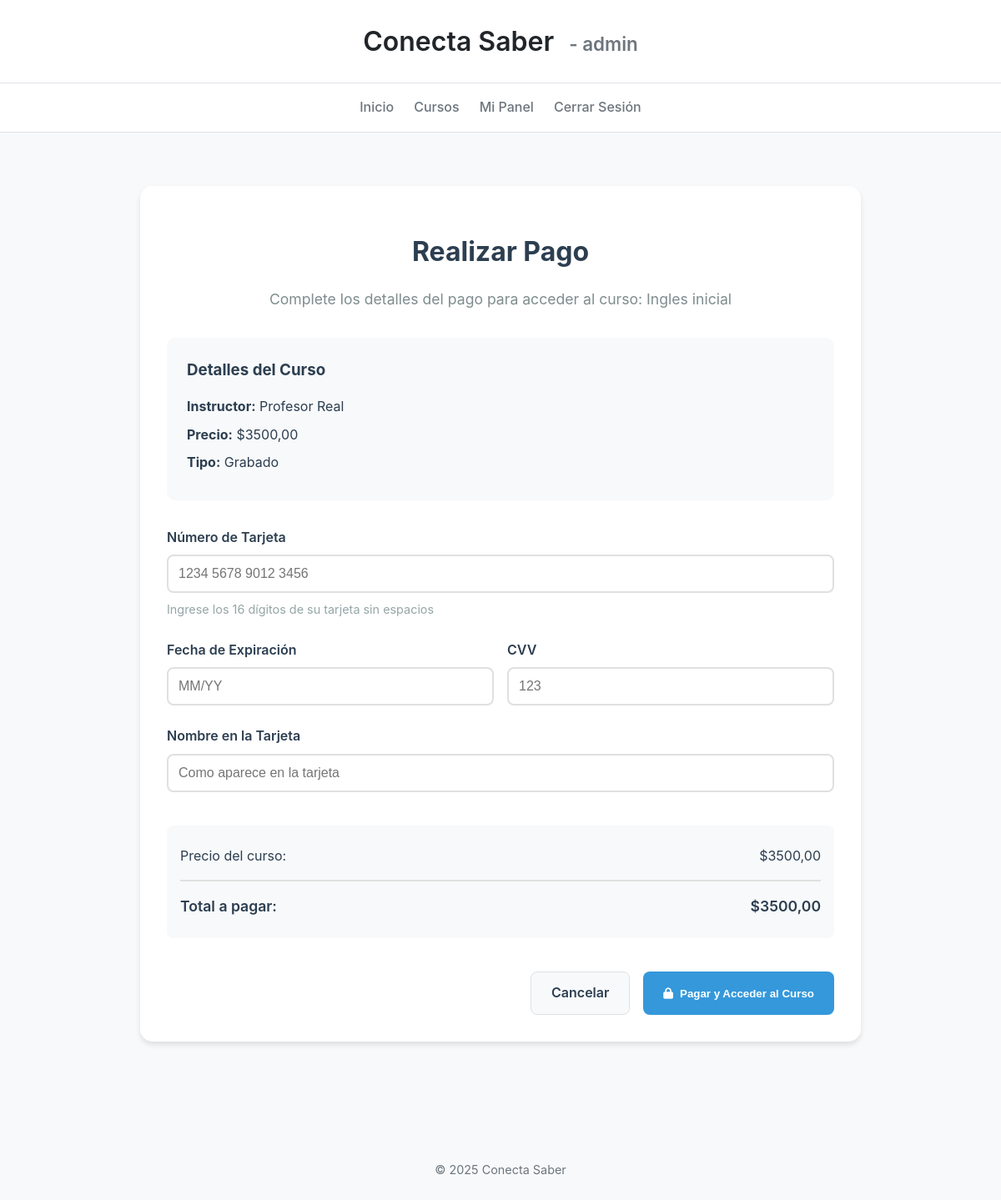
/cursos/5/pagar/ (signed in), run on the app's committed database.
### core/models.py (models this page shows, shortened)
class Usuario(AbstractUser):
    nombre_completo = models.CharField(max_length=100)
    es_estudiante = models.BooleanField(default=False)
    es_instructor = models.BooleanField(default=False)
    es_administrador = models.BooleanField(default=False)
    titulo_especialidad = models.CharField(max_length=100, blank=True, null=True, help_text="Título o especialidad del instructor (ej: 'Profesor de Historia', 'Ingeniero en Sistemas')")

class Curso(models.Model):
    instructor = models.ForeignKey(Usuario, on_delete=models.CASCADE, related_name='cursos')
    titulo = models.CharField(max_length=100)
    slug = models.SlugField(unique=True, blank=True)
    descripcion = models.TextField()
    precio = models.DecimalField(max_digits=10, decimal_places=2)
    tipo = models.CharField(
        max_length=20,
        choices=[('grabado', 'Grabado'), ('en vivo', 'En vivo')]
    )
    estado = models.CharField(
        max_length=20,
        choices=[('activo', 'Activo'), ('inactivo', 'Inactivo')],
        default='activo'
    )
    link_material = models.URLField(blank=True, null=True, help_text="Link opcional para material adicional del curso")
    archivo_pdf = models.FileField(upload_to='cursos/pdfs/', blank=True, null=True, help_text="Archivo PDF opcional para el curso")
    fecha_creacion = models.DateTimeField(auto_now_add=True)
    fecha_actualizacion = models.DateTimeField(auto_now=True)
    class Meta:
        ordering = ['-fecha_creacion']

### core/views.py (the view, shortened to what this page needs)
# urls.py: path('cursos/<int:pk>/pagar/', views.pagar_curso, name='pagar_curso'),
@login_required
def pagar_curso(request: HttpRequest, pk: int) -> HttpResponse:
    curso = get_object_or_404(Curso, pk=pk, estado='activo')
    usuario = cast(Usuario, request.user)
    if Compra.objects.filter(estudiante=usuario, curso=curso, estado_pago='validado').exists():
        messages.info(request, 'Ya tienes acceso a este curso.')
        return redirect('ver_contenido', pk=curso.pk)
    return render(request, 'core/pago_curso.html', {'curso': curso})

### core/templates/core/pago_curso.html (shortened to what this page needs)
{% extends "core/base.html" %}
{% block content %}
<div class="payment-container">
    <div class="payment-header">
        <h1>Realizar Pago</h1>
        <p>Complete los detalles del pago para acceder al curso: {{ curso.titulo }}</p>
    </div>
    <div class="course-summary">
        <div class="course-info">
            <h3>Detalles del Curso</h3>
            <p><strong>Instructor:</strong> {{ curso.instructor.nombre_completo }}</p>
            <p><strong>Precio:</strong> ${{ curso.precio }}</p>
            <p><strong>Tipo:</strong> {{ curso.get_tipo_display }}</p>
        </div>
    </div>
    <form method="post" class="payment-form">
        <div class="form-group">
            <label for="card_number">Número de Tarjeta</label>
            <input type="text" id="card_number" name="card_number" required
                   pattern="[0-9]{16}" maxlength="16" placeholder="1234 5678 9012 3456">
            <small class="help-text">Ingrese los 16 dígitos de su tarjeta sin espacios</small>
        </div>
        <div class="form-row">
            <div class="form-group half">
                <label for="expiry">Fecha de Expiración</label>
                <input type="text" id="expiry" name="expiry" required
                       pattern="(0[1-9]|1[0-2])\/([0-9]{2})" placeholder="MM/YY">
            </div>
            <div class="form-group half">
                <label for="cvv">CVV</label>
                <input type="text" id="cvv" name="cvv" required
                       pattern="[0-9]{3,4}" maxlength="4" placeholder="123">
            </div>
        </div>
        <div class="form-group">
            <label for="card_name">Nombre en la Tarjeta</label>
            <input type="text" id="card_name" name="card_name" required
                   placeholder="Como aparece en la tarjeta">
        </div>
        <div class="payment-summary">
            <div class="summary-row">
                <span>Precio del curso:</span>
                <span>${{ curso.precio }}</span>
            </div>
            <div class="summary-row total">
                <span>Total a pagar:</span>
                <span>${{ curso.precio }}</span>
            </div>
        </div>
        <div class="form-actions">
            <a href="{% url 'course_list' %}" class="btn-secondary">Cancelar</a>
            <button type="submit" class="btn-primary">
                <i class="fas fa-lock"></i>
                Pagar y Acceder al Curso
            </button>
        </div>
    </form>
</div>
{% endblock %}

### core/templates/core/base.html (shortened to what this page needs)
<!DOCTYPE html>
<html lang="es">
<head>
    <link rel="stylesheet" href="https://cdnjs.cloudflare.com/ajax/libs/font-awesome/6.0.0/css/all.min.css">
    {% load static %}
    <link rel="stylesheet" href="{% static 'core/css/buttons.css' %}">
    <link rel="stylesheet" href="{% static 'core/css/auth.css' %}">
    <link rel="stylesheet" href="{% static 'core/css/dashboard.css' %}">
</head>
<body>
    <header>
        <h1>
            <a href="{% url 'home' %}" style="text-decoration: none; color: inherit;">
                Conecta Saber
                {% if user.is_authenticated %}
                    <span style="font-size: 0.7em; color: var(--secondary-color); margin-left: 10px;">
                        - {{ user.username }}
                    </span>
                {% endif %}
            </a>
        </h1>
    </header>
    <nav>
        <a href="{% url 'home' %}">Inicio</a>
        <a href="{% url 'course_list' %}">Cursos</a>
        {% if user.is_authenticated %}
            {% if user.is_superuser %}
                <a href="{% url 'admin_dashboard' %}">Mi Panel</a>
            {% elif user.es_instructor %}
                <a href="{% url 'instructor_dashboard' %}">Mi Panel</a>
            {% else %}
                <a href="{% url 'dashboard' %}">Mi Panel</a>
            {% endif %}
            <a href="{% url 'logout' %}">Cerrar Sesión</a>
        {% else %}
            <a href="{% url 'login' %}">Iniciar Sesión</a>
        {% endif %}
    </nav>
    <main>
        {% block content %}{% endblock %}
    </main>
    <footer>
        <p>&copy; {% now "Y" %} Conecta Saber</p>
    </footer>
</body>
</html>

### core/static/core/css/auth.css (style rules this page uses)
.form-group { display: flex; flex-direction: column; gap: 0.5rem; }

### core/templates/core/base.html (style rules this page uses)
:root { --primary-color: #007bff; --secondary-color: #6c757d; --background-color: #f8f9fa; --text-color: #212529; --card-bg: #ffffff; --border-color: #dee2e6; }
body { font-family: -apple-system, BlinkMacSystemFont, "Segoe UI", Roboto, "Helvetica Neue", Arial, sans-serif; margin: 0; background-color: var(--background-color); color: var(--text-color); line-height: 1.6; }
header { background-color: var(--card-bg); color: var(--text-color); padding: 1.5rem 2rem; text-align: center; border-bottom: 1px solid var(--border-color); }
header h1 { margin: 0; font-weight: 600; }
nav { background-color: var(--card-bg); padding: 1rem; border-bottom: 1px solid var(--border-color); display: flex; justify-content: center; gap: 1.5rem; }
nav a { color: var(--secondary-color); text-decoration: none; font-weight: 500; transition: color 0.2s; }
main { padding: 2rem; max-width: 960px; margin: 0 auto; }
footer { text-align: center; padding: 2rem; margin-top: 2rem; color: var(--secondary-color); font-size: 0.9rem; }

### core/templates/core/pago_curso.html (style rules this page uses)
.payment-container { max-width: 800px; margin: 2rem auto; padding: 2rem; background: white; border-radius: 15px; box-shadow: 0 4px 6px rgba(0,0,0,0.1); }
.payment-header { text-align: center; margin-bottom: 2rem; }
.payment-header h1 { color: #2c3e50; font-size: 2rem; margin-bottom: 0.5rem; }
.payment-header p { color: #7f8c8d; font-size: 1.1rem; }
.course-summary { background: #f8f9fa; border-radius: 10px; padding: 1.5rem; margin-bottom: 2rem; }
.course-info h3 { color: #2c3e50; margin-top: 0; margin-bottom: 1rem; }
.course-info p { margin: 0.5rem 0; color: #2c3e50; }
.payment-form { display: flex; flex-direction: column; gap: 1.5rem; }
.form-group { display: flex; flex-direction: column; gap: 0.5rem; }
.form-row { display: flex; gap: 1rem; }
.form-group.half { flex: 1; }
.form-group label { font-weight: 600; color: #2c3e50; }
.form-group input { padding: 0.75rem; border: 2px solid #e0e0e0; border-radius: 8px; font-size: 1rem; transition: all 0.3s ease; }
.help-text { color: #95a5a6; font-size: 0.9rem; }
.payment-summary { background: #f8f9fa; padding: 1rem; border-radius: 8px; margin: 1rem 0; }
.summary-row { display: flex; justify-content: space-between; padding: 0.5rem 0; color: #2c3e50; }
.summary-row.total { border-top: 2px solid #e0e0e0; margin-top: 0.5rem; padding-top: 1rem; font-weight: 600; font-size: 1.1rem; }
.form-actions { display: flex; gap: 1rem; justify-content: flex-end; }
.btn-primary, .btn-secondary { padding: 0.75rem 1.5rem; border-radius: 8px; font-weight: 600; text-decoration: none; display: inline-flex; align-items: center; gap: 0.5rem; transition: all 0.3s ease; }
.btn-primary { background: #3498db; color: white; border: none; cursor: pointer; }
.btn-secondary { background: #f8f9fa; color: #2c3e50; border: 1px solid #dee2e6; }

### data on the page
Usuario: username "admin"
Curso: titulo "Ingles inicial", instructor.nombre_completo "Profesor Real", precio "3500,00", tipo "Grabado"
